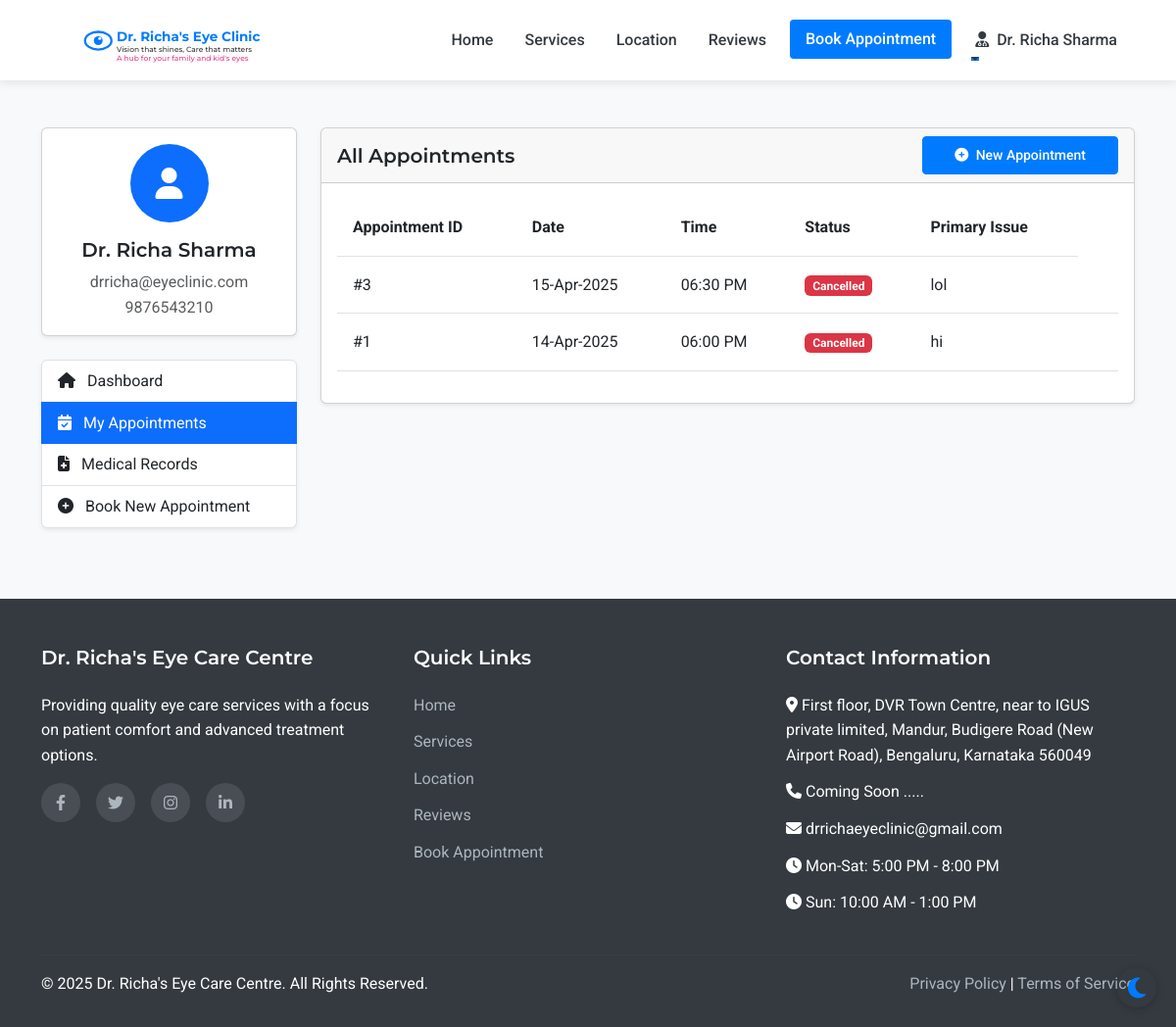
Page /patient/appointments (signed in) on the earlier database version.
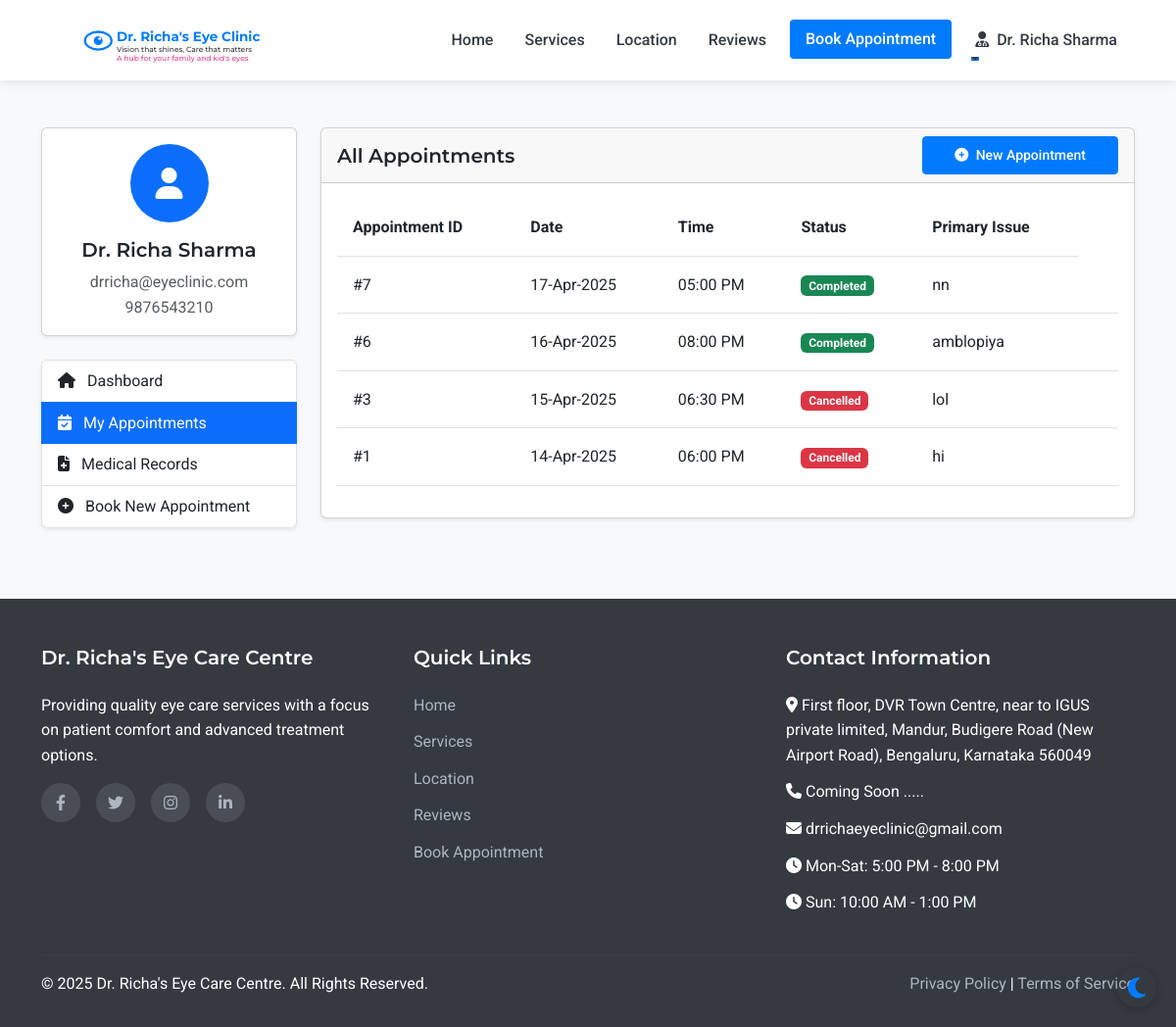
Same page on the later database version.
### models.py (models this page shows, shortened)
class Staff(UserMixin, db.Model):
    __abstract__ = True
    id = db.Column(db.Integer, primary_key=True)
    username = db.Column(db.String(64), unique=True, nullable=False)
    email = db.Column(db.String(120), unique=True, nullable=False)
    password_hash = db.Column(db.String(256), nullable=False)
    full_name = db.Column(db.String(100), nullable=False)
    mobile_number = db.Column(db.String(15), nullable=False)

class Doctor(Staff):
    __tablename__ = 'doctor'
    qualifications = db.Column(db.String(200), nullable=True)
    specialization = db.Column(db.String(200), nullable=True)

class Appointment(db.Model):
    id = db.Column(db.Integer, primary_key=True)
    patient_id = db.Column(db.Integer, db.ForeignKey('patient.id'), nullable=False)
    appointment_date = db.Column(db.Date, nullable=False)
    appointment_time = db.Column(db.Time, nullable=False)
    primary_issue = db.Column(db.Text, nullable=True)
    referral_info = db.Column(db.String(255), nullable=True)
    status = db.Column(db.String(20), default='scheduled')  # scheduled, completed, cancelled
    created_at = db.Column(db.DateTime, default=datetime.utcnow)
    consultation_fee = db.Column(db.Float, nullable=False, default=500.0)
    payment_status = db.Column(db.String(20), default='pending')  # pending, paid

### routes.py (the view)
@app.route('/patient/appointments')
@login_required
def patient_appointments():
    appointments = Appointment.query.filter_by(patient_id=current_user.id).order_by(desc(Appointment.appointment_date)).all()
    form = FlaskForm()
    return render_template('patient/appointments.html', appointments=appointments, form=form)

### templates/patient/appointments.html (shortened to what this page needs)
{% extends 'layout.html' %}
{% block content %}
<section class="py-5 bg-light">
    <div class="container">
        <div class="row">
            <div class="col-lg-3 mb-4">
                <div class="card shadow-sm mb-4">
                    <div class="card-body text-center">
                        <div class="avatar-circle bg-primary text-white mb-3">
                            <i class="fas fa-user fa-2x"></i>
                        </div>
                        <h5 class="card-title">{{ current_user.full_name }}</h5>
                        <p class="card-text text-muted mb-0">{{ current_user.email }}</p>
                        <p class="card-text text-muted">{{ current_user.mobile_number }}</p>
                    </div>
                </div>
                <div class="list-group shadow-sm">
                    <a href="{{ url_for('patient_dashboard') }}" class="list-group-item list-group-item-action">
                        <i class="fas fa-home me-2"></i> Dashboard
                    </a>
                    <a href="{{ url_for('patient_appointments') }}" class="list-group-item list-group-item-action active">
                        <i class="fas fa-calendar-check me-2"></i> My Appointments
                    </a>
                    <a href="{{ url_for('patient_medical_records') }}" class="list-group-item list-group-item-action">
                        <i class="fas fa-file-medical me-2"></i> Medical Records
                    </a>
                    <a href="{{ url_for('appointment') }}" class="list-group-item list-group-item-action">
                        <i class="fas fa-plus-circle me-2"></i> Book New Appointment
                    </a>
                </div>
            </div>
            <div class="col-lg-9">
                <div class="card shadow-sm mb-4">
                    <div class="card-header d-flex justify-content-between align-items-center">
                        <h5 class="mb-0">All Appointments</h5>
                        <a href="{{ url_for('appointment') }}" class="btn btn-primary btn-sm">
                            <i class="fas fa-plus-circle me-1"></i> New Appointment
                        </a>
                    </div>
                    <div class="card-body">
                        {% if appointments %}
                            <div class="table-responsive">
                                <table class="table table-hover">
                                    <thead>
                                        <tr>
                                            <th>Appointment ID</th>
                                            <th>Date</th>
                                            <th>Time</th>
                                            <th>Status</th>
                                            <th>Primary Issue</th>
                                        </tr>
                                    </thead>
                                    <tbody>
                                        {% for appointment in appointments %}
                                            <tr>
                                                <td>#{{ appointment.id }}</td>
                                                <td>{{ appointment.appointment_date.strftime('%d-%b-%Y') }}</td>
                                                <td>{{ appointment.appointment_time.strftime('%I:%M %p') }}</td>
                                                <td>
                                                    {% if appointment.status == 'scheduled' %}
                                                        <span class="badge bg-info">Scheduled</span>
                                                    {% elif appointment.status == 'completed' %}
                                                        <span class="badge bg-success">Completed</span>
                                                    {% elif appointment.status == 'cancelled' %}
                                                        <span class="badge bg-danger">Cancelled</span>
                                                    {% else %}
                                                        <span class="badge bg-secondary">{{ appointment.status }}</span>
                                                    {% endif %}
                                                </td>
                                                <td>{{ appointment.primary_issue or 'Not specified' }}</td>
                                                <td>
                                                </td>
                                            </tr>
                                        {% endfor %}
                                    </tbody>
                                </table>
                            </div>
                        {% else %}
                            <div class="text-center p-4">
                                <p class="text-muted mb-3">You don't have any appointments yet.</p>
                                <a href="{{ url_for('appointment') }}" class="btn btn-primary">Book Your First Appointment</a>
                            </div>
                        {% endif %}
                    </div>
                </div>
            </div>
        </div>
    </div>
</section>
{% endblock %}

### templates/layout.html (shortened to what this page needs)
<!DOCTYPE html>
<html lang="en">
<head>
    <link href="https://cdn.jsdelivr.net/npm/bootstrap@5.3.0-alpha1/dist/css/bootstrap.min.css" rel="stylesheet">
    <link rel="stylesheet" href="https://cdn.jsdelivr.net/npm/flatpickr/dist/flatpickr.min.css">
    <link rel="stylesheet" href="https://cdnjs.cloudflare.com/ajax/libs/font-awesome/6.1.1/css/all.min.css">
    <link rel="stylesheet" href="{{ url_for('static', filename='css/style.css') }}">
</head>
<body>
    <nav class="navbar navbar-expand-lg sticky-top">
        <div class="container">
            <a class="navbar-brand" href="{{ url_for('index') }}" id="clinic-logo">
                <div id="interactive-logo-container" style="height: 60px;"></div>
            </a>
            <div class="collapse navbar-collapse" id="navbarNav">
                <ul class="navbar-nav ms-auto">
                    <li class="nav-item">
                        <a class="nav-link {% if request.path == url_for('index') %}active{% endif %}" href="{{ url_for('index') }}">Home</a>
                    </li>
                    <li class="nav-item">
                        <a class="nav-link {% if request.path == url_for('services') %}active{% endif %}" href="{{ url_for('services') }}">Services</a>
                    </li>
                    <li class="nav-item">
                        <a class="nav-link {% if request.path == url_for('location') %}active{% endif %}" href="{{ url_for('location') }}">Location</a>
                    </li>
                    <li class="nav-item">
                        <a class="nav-link {% if request.path == url_for('reviews') %}active{% endif %}" href="{{ url_for('reviews') }}">Reviews</a>
                    </li>
                    <li class="nav-item">
                        <a class="nav-link btn btn-primary text-white px-3 ms-lg-2" href="{{ url_for('appointment') }}">Book Appointment</a>
                    </li>
                    {% if current_user.is_authenticated %}
                        {% if current_user.__class__.__name__ == 'Patient' %}
                            <li class="nav-item dropdown">
                                <a class="nav-link dropdown-toggle" href="#" id="navbarDropdown" role="button" data-bs-toggle="dropdown" aria-expanded="false">
                                    <i class="fas fa-user me-1"></i> {{ current_user.full_name }}
                                </a>
                                <ul class="dropdown-menu dropdown-menu-end" aria-labelledby="navbarDropdown">
                                    <li><a class="dropdown-item" href="{{ url_for('patient_dashboard') }}">Dashboard</a></li>
                                    <li><a class="dropdown-item" href="{{ url_for('patient_appointments') }}">My Appointments</a></li>
                                    <li><a class="dropdown-item" href="{{ url_for('patient_medical_records') }}">Medical Records</a></li>
                                    <li><hr class="dropdown-divider"></li>
                                    <li><a class="dropdown-item" href="{{ url_for('patient_logout') }}">Logout</a></li>
                                </ul>
                            </li>
                        {% else %}
                            <li class="nav-item dropdown">
                                <a class="nav-link dropdown-toggle" href="#" id="navbarDropdown" role="button" data-bs-toggle="dropdown" aria-expanded="false">
                                    <i class="fas fa-user-md me-1"></i> {{ current_user.full_name }}
                                </a>
                            </li>
                        {% endif %}
                    {% endif %}
                </ul>
            </div>
        </div>
    </nav>
    <main>
        {% block content %}{% endblock %}
    </main>
    <footer>
        <div class="container">
            <div class="row">
                <div class="col-md-4 mb-4 mb-md-0">
                    <h5>Dr. Richa's Eye Care Centre</h5>
                    <p class="mb-3">Providing quality eye care services with a focus on patient comfort and advanced treatment options.</p>
                    <div class="social-icons">
                        <a href="#" aria-label="Facebook"><i class="fab fa-facebook-f"></i></a>
                        <a href="#" aria-label="Twitter"><i class="fab fa-twitter"></i></a>
                        <a href="#" aria-label="Instagram"><i class="fab fa-instagram"></i></a>
                        <a href="#" aria-label="LinkedIn"><i class="fab fa-linkedin-in"></i></a>
                    </div>
                </div>
                <div class="col-md-4 mb-4 mb-md-0">
                    <h5>Quick Links</h5>
                    <ul>
                        <li><a href="{{ url_for('index') }}">Home</a></li>
                        <li><a href="{{ url_for('services') }}">Services</a></li>
                        <li><a href="{{ url_for('location') }}">Location</a></li>
                        <li><a href="{{ url_for('reviews') }}">Reviews</a></li>
                        <li><a href="{{ url_for('appointment') }}">Book Appointment</a></li>
                    </ul>
                </div>
                <div class="col-md-4">
                    <h5>Contact Information</h5>
                    <ul>
                        <li><i class="fas fa-map-marker-alt"></i> First floor, DVR Town Centre, near to     IGUS private limited, Mandur, Budigere Road (New Airport Road), Bengaluru, Karnataka 560049</li>
                        <li><i class="fas fa-phone"></i> Coming Soon .....</li>
                        <li><i class="fas fa-envelope"></i> drrichaeyeclinic@gmail.com</li>
                        <li><i class="fas fa-clock"></i> Mon-Sat: 5:00 PM - 8:00 PM</li>
                        <li><i class="fas fa-clock"></i> Sun: 10:00 AM - 1:00 PM</li>
                    </ul>
                </div>
            </div>
            <hr class="mt-4 mb-3" style="border-color: rgba(255,255,255,0.1);">
            <div class="row">
                <div class="col-md-6">
                    <p class="mb-md-0">&copy; {{ now.year }} Dr. Richa's Eye Care Centre. All Rights Reserved.</p>
                </div>
                <div class="col-md-6 text-md-end">
                    <p class="mb-0">
                        <a href="#">Privacy Policy</a> |
                        <a href="#">Terms of Service</a>
                    </p>
                </div>
            </div>
        </div>
    </footer>
</body>
</html>

Differences in the rows shown:
added Appointment: id "7", appointment_date "17-Apr-2025", appointment_time "05:00 PM", status "Completed", primary_issue "nn"
added Appointment: id "6", appointment_date "16-Apr-2025", appointment_time "08:00 PM", status "Completed", primary_issue "amblopiya"
